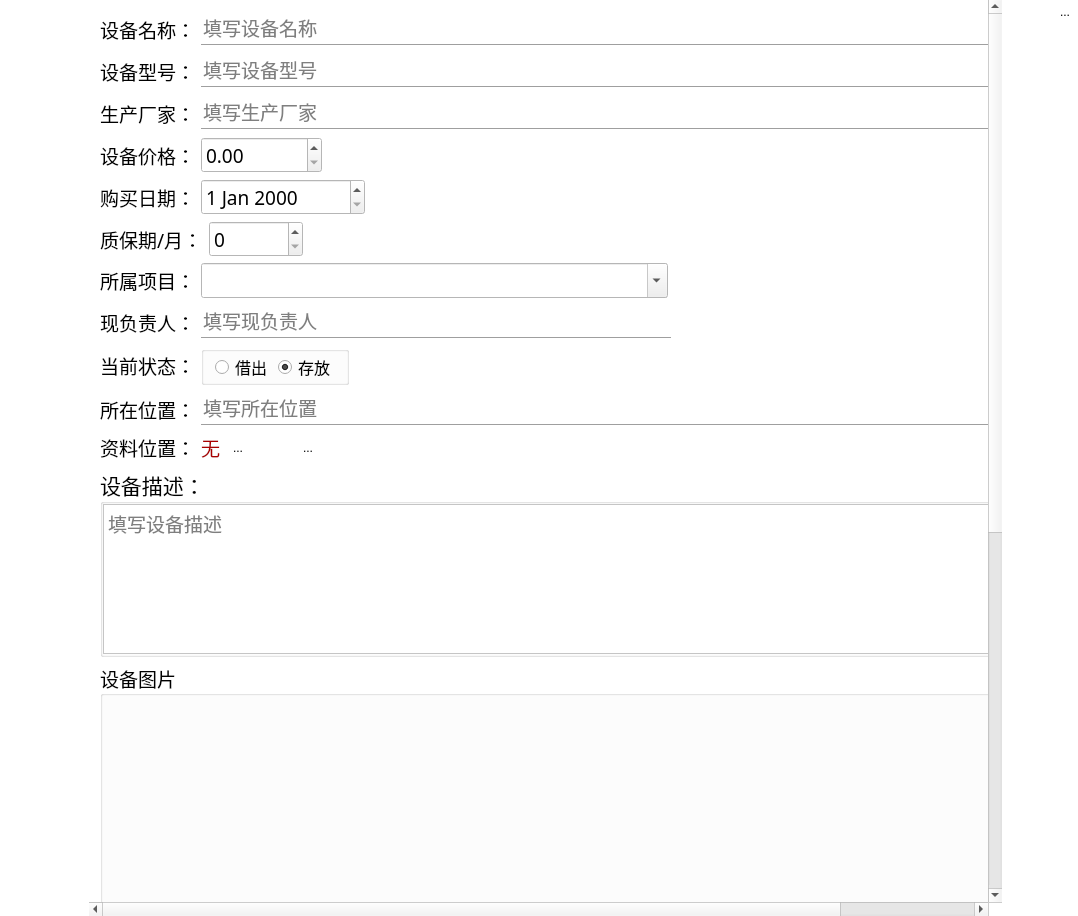
<?xml version="1.0" encoding="UTF-8"?>
<ui version="4.0">
 <class>InstrumentInfo</class>
 <widget class="QDialog" name="InstrumentInfo">
  <property name="geometry">
   <rect>
    <x>0</x>
    <y>0</y>
    <width>1078</width>
    <height>916</height>
   </rect>
  </property>
  <property name="palette">
   <palette>
    <active>
     <colorrole role="Base">
      <brush brushstyle="SolidPattern">
       <color alpha="255">
        <red>255</red>
        <green>255</green>
        <blue>255</blue>
       </color>
      </brush>
     </colorrole>
     <colorrole role="Window">
      <brush brushstyle="SolidPattern">
       <color alpha="0">
        <red>240</red>
        <green>240</green>
        <blue>240</blue>
       </color>
      </brush>
     </colorrole>
    </active>
    <inactive>
     <colorrole role="Base">
      <brush brushstyle="SolidPattern">
       <color alpha="255">
        <red>255</red>
        <green>255</green>
        <blue>255</blue>
       </color>
      </brush>
     </colorrole>
     <colorrole role="Window">
      <brush brushstyle="SolidPattern">
       <color alpha="0">
        <red>240</red>
        <green>240</green>
        <blue>240</blue>
       </color>
      </brush>
     </colorrole>
    </inactive>
    <disabled>
     <colorrole role="Base">
      <brush brushstyle="SolidPattern">
       <color alpha="0">
        <red>240</red>
        <green>240</green>
        <blue>240</blue>
       </color>
      </brush>
     </colorrole>
     <colorrole role="Window">
      <brush brushstyle="SolidPattern">
       <color alpha="0">
        <red>240</red>
        <green>240</green>
        <blue>240</blue>
       </color>
      </brush>
     </colorrole>
    </disabled>
   </palette>
  </property>
  <property name="windowTitle">
   <string>InstrumentInfo</string>
  </property>
  <property name="autoFillBackground">
   <bool>true</bool>
  </property>
  <layout class="QHBoxLayout" name="horizontalLayout_15">
   <property name="spacing">
    <number>0</number>
   </property>
   <property name="leftMargin">
    <number>0</number>
   </property>
   <property name="topMargin">
    <number>0</number>
   </property>
   <property name="rightMargin">
    <number>0</number>
   </property>
   <property name="bottomMargin">
    <number>0</number>
   </property>
   <item>
    <spacer name="horizontalSpacer">
     <property name="orientation">
      <enum>Qt::Horizontal</enum>
     </property>
     <property name="sizeType">
      <enum>QSizePolicy::Fixed</enum>
     </property>
     <property name="sizeHint" stdset="0">
      <size>
       <width>89</width>
       <height>20</height>
      </size>
     </property>
    </spacer>
   </item>
   <item>
    <widget class="QScrollArea" name="scrollArea">
     <property name="palette">
      <palette>
       <active>
        <colorrole role="Base">
         <brush brushstyle="SolidPattern">
          <color alpha="255">
           <red>255</red>
           <green>255</green>
           <blue>255</blue>
          </color>
         </brush>
        </colorrole>
        <colorrole role="Window">
         <brush brushstyle="SolidPattern">
          <color alpha="255">
           <red>255</red>
           <green>255</green>
           <blue>255</blue>
          </color>
         </brush>
        </colorrole>
       </active>
       <inactive>
        <colorrole role="Base">
         <brush brushstyle="SolidPattern">
          <color alpha="255">
           <red>255</red>
           <green>255</green>
           <blue>255</blue>
          </color>
         </brush>
        </colorrole>
        <colorrole role="Window">
         <brush brushstyle="SolidPattern">
          <color alpha="255">
           <red>255</red>
           <green>255</green>
           <blue>255</blue>
          </color>
         </brush>
        </colorrole>
       </inactive>
       <disabled>
        <colorrole role="Base">
         <brush brushstyle="SolidPattern">
          <color alpha="255">
           <red>255</red>
           <green>255</green>
           <blue>255</blue>
          </color>
         </brush>
        </colorrole>
        <colorrole role="Window">
         <brush brushstyle="SolidPattern">
          <color alpha="255">
           <red>255</red>
           <green>255</green>
           <blue>255</blue>
          </color>
         </brush>
        </colorrole>
       </disabled>
      </palette>
     </property>
     <property name="frameShape">
      <enum>QFrame::NoFrame</enum>
     </property>
     <property name="widgetResizable">
      <bool>true</bool>
     </property>
     <widget class="QWidget" name="scrollAreaWidgetContents">
      <property name="geometry">
       <rect>
        <x>0</x>
        <y>0</y>
        <width>1069</width>
        <height>1436</height>
       </rect>
      </property>
      <layout class="QVBoxLayout" name="verticalLayout_5">
       <item>
        <layout class="QHBoxLayout" name="horizontalLayout_3">
         <item>
          <widget class="QLabel" name="label_3">
           <property name="font">
            <font>
             <family>楷体</family>
             <pointsize>14</pointsize>
            </font>
           </property>
           <property name="text">
            <string>设备名称：</string>
           </property>
          </widget>
         </item>
         <item>
          <layout class="QVBoxLayout" name="verticalLayout">
           <property name="spacing">
            <number>0</number>
           </property>
           <item>
            <widget class="QLineEdit" name="InstrumentName">
             <property name="font">
              <font>
               <family>楷体</family>
               <pointsize>14</pointsize>
              </font>
             </property>
             <property name="frame">
              <bool>false</bool>
             </property>
             <property name="placeholderText">
              <string>填写设备名称</string>
             </property>
            </widget>
           </item>
           <item>
            <widget class="Line" name="line">
             <property name="orientation">
              <enum>Qt::Horizontal</enum>
             </property>
            </widget>
           </item>
          </layout>
         </item>
         <item>
          <spacer name="horizontalSpacer_4">
           <property name="orientation">
            <enum>Qt::Horizontal</enum>
           </property>
           <property name="sizeType">
            <enum>QSizePolicy::Fixed</enum>
           </property>
           <property name="sizeHint" stdset="0">
            <size>
             <width>20</width>
             <height>20</height>
            </size>
           </property>
          </spacer>
         </item>
        </layout>
       </item>
       <item>
        <layout class="QHBoxLayout" name="horizontalLayout_4">
         <item>
          <widget class="QLabel" name="label_5">
           <property name="font">
            <font>
             <family>楷体</family>
             <pointsize>14</pointsize>
            </font>
           </property>
           <property name="text">
            <string>设备型号：</string>
           </property>
          </widget>
         </item>
         <item>
          <layout class="QVBoxLayout" name="verticalLayout_2">
           <property name="spacing">
            <number>0</number>
           </property>
           <item>
            <widget class="QLineEdit" name="InstrumentModel">
             <property name="font">
              <font>
               <family>楷体</family>
               <pointsize>14</pointsize>
              </font>
             </property>
             <property name="frame">
              <bool>false</bool>
             </property>
             <property name="placeholderText">
              <string>填写设备型号</string>
             </property>
            </widget>
           </item>
           <item>
            <widget class="Line" name="line_2">
             <property name="orientation">
              <enum>Qt::Horizontal</enum>
             </property>
            </widget>
           </item>
          </layout>
         </item>
         <item>
          <spacer name="horizontalSpacer_16">
           <property name="orientation">
            <enum>Qt::Horizontal</enum>
           </property>
           <property name="sizeType">
            <enum>QSizePolicy::Fixed</enum>
           </property>
           <property name="sizeHint" stdset="0">
            <size>
             <width>20</width>
             <height>20</height>
            </size>
           </property>
          </spacer>
         </item>
        </layout>
       </item>
       <item>
        <layout class="QHBoxLayout" name="horizontalLayout_7">
         <item>
          <widget class="QLabel" name="ImportanceDegreeLabel">
           <property name="font">
            <font>
             <family>楷体</family>
             <pointsize>14</pointsize>
            </font>
           </property>
           <property name="text">
            <string>生产厂家：</string>
           </property>
          </widget>
         </item>
         <item>
          <layout class="QVBoxLayout" name="verticalLayout_4">
           <property name="spacing">
            <number>0</number>
           </property>
           <item>
            <widget class="QLineEdit" name="InstrumentVender">
             <property name="font">
              <font>
               <family>楷体</family>
               <pointsize>14</pointsize>
              </font>
             </property>
             <property name="frame">
              <bool>false</bool>
             </property>
             <property name="placeholderText">
              <string>填写生产厂家</string>
             </property>
            </widget>
           </item>
           <item>
            <widget class="Line" name="line_3">
             <property name="orientation">
              <enum>Qt::Horizontal</enum>
             </property>
            </widget>
           </item>
          </layout>
         </item>
         <item>
          <spacer name="horizontalSpacer_17">
           <property name="orientation">
            <enum>Qt::Horizontal</enum>
           </property>
           <property name="sizeType">
            <enum>QSizePolicy::Fixed</enum>
           </property>
           <property name="sizeHint" stdset="0">
            <size>
             <width>20</width>
             <height>20</height>
            </size>
           </property>
          </spacer>
         </item>
        </layout>
       </item>
       <item>
        <layout class="QHBoxLayout" name="horizontalLayout_5">
         <item>
          <widget class="QLabel" name="label_4">
           <property name="font">
            <font>
             <family>楷体</family>
             <pointsize>14</pointsize>
            </font>
           </property>
           <property name="text">
            <string>设备价格：</string>
           </property>
          </widget>
         </item>
         <item>
          <widget class="QDoubleSpinBox" name="InstrumentPrice">
           <property name="font">
            <font>
             <family>3ds</family>
             <pointsize>14</pointsize>
            </font>
           </property>
           <property name="maximum">
            <double>9999999999.000000000000000</double>
           </property>
          </widget>
         </item>
         <item>
          <spacer name="horizontalSpacer_6">
           <property name="orientation">
            <enum>Qt::Horizontal</enum>
           </property>
           <property name="sizeHint" stdset="0">
            <size>
             <width>40</width>
             <height>20</height>
            </size>
           </property>
          </spacer>
         </item>
        </layout>
       </item>
       <item>
        <layout class="QHBoxLayout" name="horizontalLayout_8">
         <item>
          <widget class="QLabel" name="label_6">
           <property name="font">
            <font>
             <family>楷体</family>
             <pointsize>14</pointsize>
            </font>
           </property>
           <property name="text">
            <string>购买日期：</string>
           </property>
          </widget>
         </item>
         <item>
          <widget class="QDateEdit" name="InstrumentPurchaseTime">
           <property name="minimumSize">
            <size>
             <width>164</width>
             <height>0</height>
            </size>
           </property>
           <property name="font">
            <font>
             <family>3ds</family>
             <pointsize>14</pointsize>
            </font>
           </property>
          </widget>
         </item>
         <item>
          <spacer name="horizontalSpacer_10">
           <property name="orientation">
            <enum>Qt::Horizontal</enum>
           </property>
           <property name="sizeHint" stdset="0">
            <size>
             <width>40</width>
             <height>20</height>
            </size>
           </property>
          </spacer>
         </item>
        </layout>
       </item>
       <item>
        <layout class="QHBoxLayout" name="horizontalLayout_9">
         <item>
          <widget class="QLabel" name="label_7">
           <property name="font">
            <font>
             <family>楷体</family>
             <pointsize>14</pointsize>
            </font>
           </property>
           <property name="text">
            <string>质保期/月：</string>
           </property>
          </widget>
         </item>
         <item>
          <widget class="QSpinBox" name="InstrumentGuaranteePeriod">
           <property name="font">
            <font>
             <family>3ds</family>
             <pointsize>14</pointsize>
            </font>
           </property>
           <property name="maximum">
            <number>1000000000</number>
           </property>
          </widget>
         </item>
         <item>
          <spacer name="horizontalSpacer_11">
           <property name="orientation">
            <enum>Qt::Horizontal</enum>
           </property>
           <property name="sizeHint" stdset="0">
            <size>
             <width>40</width>
             <height>20</height>
            </size>
           </property>
          </spacer>
         </item>
        </layout>
       </item>
       <item>
        <layout class="QHBoxLayout" name="horizontalLayout_16">
         <item>
          <widget class="QLabel" name="label_12">
           <property name="font">
            <font>
             <family>楷体</family>
             <pointsize>14</pointsize>
            </font>
           </property>
           <property name="text">
            <string>所属项目：</string>
           </property>
          </widget>
         </item>
         <item>
          <widget class="QComboBox" name="ProjectTeamCombox">
           <property name="sizePolicy">
            <sizepolicy hsizetype="MinimumExpanding" vsizetype="Fixed">
             <horstretch>0</horstretch>
             <verstretch>0</verstretch>
            </sizepolicy>
           </property>
           <property name="font">
            <font>
             <family>楷体</family>
             <pointsize>14</pointsize>
            </font>
           </property>
           <property name="editable">
            <bool>true</bool>
           </property>
          </widget>
         </item>
         <item>
          <layout class="QVBoxLayout" name="verticalLayout_10">
           <property name="spacing">
            <number>0</number>
           </property>
           <item>
            <widget class="Line" name="line_8">
             <property name="orientation">
              <enum>Qt::Horizontal</enum>
             </property>
            </widget>
           </item>
          </layout>
         </item>
         <item>
          <spacer name="horizontalSpacer_19">
           <property name="orientation">
            <enum>Qt::Horizontal</enum>
           </property>
           <property name="sizeHint" stdset="0">
            <size>
             <width>40</width>
             <height>20</height>
            </size>
           </property>
          </spacer>
         </item>
        </layout>
       </item>
       <item>
        <layout class="QHBoxLayout" name="horizontalLayout_13">
         <item>
          <widget class="QLabel" name="label_11">
           <property name="font">
            <font>
             <family>楷体</family>
             <pointsize>14</pointsize>
            </font>
           </property>
           <property name="text">
            <string>现负责人：</string>
           </property>
          </widget>
         </item>
         <item>
          <layout class="QVBoxLayout" name="verticalLayout_8">
           <property name="spacing">
            <number>0</number>
           </property>
           <item>
            <widget class="QLineEdit" name="InstrumentPresentPersonInCharge">
             <property name="font">
              <font>
               <family>楷体</family>
               <pointsize>14</pointsize>
              </font>
             </property>
             <property name="frame">
              <bool>false</bool>
             </property>
             <property name="placeholderText">
              <string>填写现负责人</string>
             </property>
            </widget>
           </item>
           <item>
            <widget class="Line" name="line_7">
             <property name="orientation">
              <enum>Qt::Horizontal</enum>
             </property>
            </widget>
           </item>
          </layout>
         </item>
         <item>
          <spacer name="horizontalSpacer_15">
           <property name="orientation">
            <enum>Qt::Horizontal</enum>
           </property>
           <property name="sizeHint" stdset="0">
            <size>
             <width>40</width>
             <height>20</height>
            </size>
           </property>
          </spacer>
         </item>
        </layout>
       </item>
       <item>
        <layout class="QHBoxLayout" name="horizontalLayout_10">
         <item>
          <widget class="QLabel" name="label_8">
           <property name="font">
            <font>
             <family>楷体</family>
             <pointsize>14</pointsize>
            </font>
           </property>
           <property name="text">
            <string>当前状态：</string>
           </property>
          </widget>
         </item>
         <item>
          <widget class="QGroupBox" name="groupBox">
           <property name="title">
            <string/>
           </property>
           <layout class="QHBoxLayout" name="horizontalLayout">
            <property name="topMargin">
             <number>0</number>
            </property>
            <property name="bottomMargin">
             <number>0</number>
            </property>
            <item>
             <widget class="QRadioButton" name="LendStatus">
              <property name="font">
               <font>
                <family>楷体</family>
                <pointsize>12</pointsize>
               </font>
              </property>
              <property name="text">
               <string>借出</string>
              </property>
             </widget>
            </item>
            <item>
             <widget class="QRadioButton" name="ReturnStatus">
              <property name="font">
               <font>
                <family>楷体</family>
                <pointsize>12</pointsize>
               </font>
              </property>
              <property name="text">
               <string>存放</string>
              </property>
              <property name="checked">
               <bool>true</bool>
              </property>
             </widget>
            </item>
           </layout>
          </widget>
         </item>
         <item>
          <spacer name="horizontalSpacer_12">
           <property name="orientation">
            <enum>Qt::Horizontal</enum>
           </property>
           <property name="sizeHint" stdset="0">
            <size>
             <width>40</width>
             <height>20</height>
            </size>
           </property>
          </spacer>
         </item>
        </layout>
       </item>
       <item>
        <layout class="QHBoxLayout" name="horizontalLayout_11">
         <item>
          <widget class="QLabel" name="label_9">
           <property name="font">
            <font>
             <family>楷体</family>
             <pointsize>14</pointsize>
            </font>
           </property>
           <property name="text">
            <string>所在位置：</string>
           </property>
          </widget>
         </item>
         <item>
          <layout class="QVBoxLayout" name="verticalLayout_6">
           <property name="spacing">
            <number>0</number>
           </property>
           <item>
            <widget class="QLineEdit" name="InstrumentAddress">
             <property name="font">
              <font>
               <family>楷体</family>
               <pointsize>14</pointsize>
              </font>
             </property>
             <property name="frame">
              <bool>false</bool>
             </property>
             <property name="placeholderText">
              <string>填写所在位置</string>
             </property>
            </widget>
           </item>
           <item>
            <widget class="Line" name="line_5">
             <property name="orientation">
              <enum>Qt::Horizontal</enum>
             </property>
            </widget>
           </item>
          </layout>
         </item>
         <item>
          <spacer name="horizontalSpacer_18">
           <property name="orientation">
            <enum>Qt::Horizontal</enum>
           </property>
           <property name="sizeType">
            <enum>QSizePolicy::Fixed</enum>
           </property>
           <property name="sizeHint" stdset="0">
            <size>
             <width>20</width>
             <height>20</height>
            </size>
           </property>
          </spacer>
         </item>
        </layout>
       </item>
       <item>
        <layout class="QHBoxLayout" name="horizontalLayout_12">
         <item>
          <widget class="QLabel" name="label_10">
           <property name="font">
            <font>
             <family>楷体</family>
             <pointsize>14</pointsize>
            </font>
           </property>
           <property name="text">
            <string>资料位置：</string>
           </property>
          </widget>
         </item>
         <item>
          <widget class="QLabel" name="InstrumentSDKAddress">
           <property name="maximumSize">
            <size>
             <width>800</width>
             <height>16777215</height>
            </size>
           </property>
           <property name="palette">
            <palette>
             <active>
              <colorrole role="WindowText">
               <brush brushstyle="SolidPattern">
                <color alpha="255">
                 <red>170</red>
                 <green>0</green>
                 <blue>0</blue>
                </color>
               </brush>
              </colorrole>
             </active>
             <inactive>
              <colorrole role="WindowText">
               <brush brushstyle="SolidPattern">
                <color alpha="255">
                 <red>170</red>
                 <green>0</green>
                 <blue>0</blue>
                </color>
               </brush>
              </colorrole>
             </inactive>
             <disabled>
              <colorrole role="WindowText">
               <brush brushstyle="SolidPattern">
                <color alpha="255">
                 <red>120</red>
                 <green>120</green>
                 <blue>120</blue>
                </color>
               </brush>
              </colorrole>
             </disabled>
            </palette>
           </property>
           <property name="font">
            <font>
             <family>楷体</family>
             <pointsize>14</pointsize>
            </font>
           </property>
           <property name="text">
            <string>无</string>
           </property>
          </widget>
         </item>
         <item>
          <widget class="QToolButton" name="InstrumentSDKBrowerTB">
           <property name="text">
            <string>...</string>
           </property>
           <property name="icon">
            <iconset resource="../../../UrielQtFramework.qrc">
             <normaloff>:/Mainwindow/Resources/UrielQtFramework/edits.png</normaloff>:/Mainwindow/Resources/UrielQtFramework/edits.png</iconset>
           </property>
           <property name="autoRaise">
            <bool>true</bool>
           </property>
          </widget>
         </item>
         <item>
          <spacer name="horizontalSpacer_14">
           <property name="orientation">
            <enum>Qt::Horizontal</enum>
           </property>
           <property name="sizeType">
            <enum>QSizePolicy::Fixed</enum>
           </property>
           <property name="sizeHint" stdset="0">
            <size>
             <width>40</width>
             <height>20</height>
            </size>
           </property>
          </spacer>
         </item>
         <item>
          <widget class="QToolButton" name="SDKDownLoad">
           <property name="text">
            <string>...</string>
           </property>
           <property name="icon">
            <iconset resource="../../../UrielQtFramework.qrc">
             <normaloff>:/Mainwindow/Resources/UrielQtFramework/download01.png</normaloff>:/Mainwindow/Resources/UrielQtFramework/download01.png</iconset>
           </property>
           <property name="autoRaise">
            <bool>true</bool>
           </property>
          </widget>
         </item>
         <item>
          <spacer name="horizontalSpacer_13">
           <property name="orientation">
            <enum>Qt::Horizontal</enum>
           </property>
           <property name="sizeHint" stdset="0">
            <size>
             <width>40</width>
             <height>20</height>
            </size>
           </property>
          </spacer>
         </item>
        </layout>
       </item>
       <item>
        <widget class="QGroupBox" name="groupBox_3">
         <property name="font">
          <font>
           <family>楷体</family>
           <pointsize>16</pointsize>
          </font>
         </property>
         <property name="title">
          <string>设备描述：</string>
         </property>
         <layout class="QVBoxLayout" name="verticalLayout_7">
          <property name="spacing">
           <number>0</number>
          </property>
          <property name="leftMargin">
           <number>0</number>
          </property>
          <property name="topMargin">
           <number>0</number>
          </property>
          <property name="rightMargin">
           <number>0</number>
          </property>
          <property name="bottomMargin">
           <number>0</number>
          </property>
          <item>
           <widget class="QPlainTextEdit" name="InstrumentDescription">
            <property name="minimumSize">
             <size>
              <width>0</width>
              <height>150</height>
             </size>
            </property>
            <property name="font">
             <font>
              <family>楷体</family>
              <pointsize>14</pointsize>
             </font>
            </property>
            <property name="frameShape">
             <enum>QFrame::StyledPanel</enum>
            </property>
            <property name="placeholderText">
             <string>填写设备描述</string>
            </property>
           </widget>
          </item>
         </layout>
        </widget>
       </item>
       <item>
        <widget class="QGroupBox" name="groupBox_2">
         <property name="minimumSize">
          <size>
           <width>0</width>
           <height>800</height>
          </size>
         </property>
         <property name="font">
          <font>
           <family>楷体</family>
           <pointsize>14</pointsize>
          </font>
         </property>
         <property name="title">
          <string>设备图片</string>
         </property>
         <layout class="QHBoxLayout" name="horizontalLayout_14">
          <property name="spacing">
           <number>0</number>
          </property>
          <property name="leftMargin">
           <number>0</number>
          </property>
          <property name="topMargin">
           <number>0</number>
          </property>
          <property name="rightMargin">
           <number>0</number>
          </property>
          <property name="bottomMargin">
           <number>0</number>
          </property>
          <item>
           <widget class="QLabel" name="InstrumentImage">
            <property name="sizePolicy">
             <sizepolicy hsizetype="MinimumExpanding" vsizetype="Preferred">
              <horstretch>0</horstretch>
              <verstretch>0</verstretch>
             </sizepolicy>
            </property>
            <property name="minimumSize">
             <size>
              <width>1000</width>
              <height>800</height>
             </size>
            </property>
            <property name="text">
             <string/>
            </property>
           </widget>
          </item>
          <item>
           <layout class="QVBoxLayout" name="verticalLayout_9">
            <item>
             <spacer name="verticalSpacer_2">
              <property name="orientation">
               <enum>Qt::Vertical</enum>
              </property>
              <property name="sizeHint" stdset="0">
               <size>
                <width>20</width>
                <height>40</height>
               </size>
              </property>
             </spacer>
            </item>
            <item>
             <widget class="QToolButton" name="ChangeImageTB">
              <property name="maximumSize">
               <size>
                <width>47</width>
                <height>47</height>
               </size>
              </property>
              <property name="autoFillBackground">
               <bool>true</bool>
              </property>
              <property name="text">
               <string>...</string>
              </property>
              <property name="icon">
               <iconset resource="../../../UrielQtFramework.qrc">
                <normaloff>:/Mainwindow/Resources/UrielQtFramework/edits.png</normaloff>:/Mainwindow/Resources/UrielQtFramework/edits.png</iconset>
              </property>
              <property name="iconSize">
               <size>
                <width>40</width>
                <height>40</height>
               </size>
              </property>
              <property name="autoRaise">
               <bool>true</bool>
              </property>
             </widget>
            </item>
            <item>
             <spacer name="verticalSpacer_3">
              <property name="orientation">
               <enum>Qt::Vertical</enum>
              </property>
              <property name="sizeHint" stdset="0">
               <size>
                <width>20</width>
                <height>40</height>
               </size>
              </property>
             </spacer>
            </item>
           </layout>
          </item>
         </layout>
        </widget>
       </item>
       <item>
        <layout class="QHBoxLayout" name="horizontalLayout_6">
         <item>
          <spacer name="horizontalSpacer_7">
           <property name="orientation">
            <enum>Qt::Horizontal</enum>
           </property>
           <property name="sizeHint" stdset="0">
            <size>
             <width>37</width>
             <height>17</height>
            </size>
           </property>
          </spacer>
         </item>
         <item>
          <widget class="QToolButton" name="ConfirmOperation">
           <property name="palette">
            <palette>
             <active>
              <colorrole role="Button">
               <brush brushstyle="SolidPattern">
                <color alpha="255">
                 <red>170</red>
                 <green>255</green>
                 <blue>255</blue>
                </color>
               </brush>
              </colorrole>
             </active>
             <inactive>
              <colorrole role="Button">
               <brush brushstyle="SolidPattern">
                <color alpha="255">
                 <red>170</red>
                 <green>255</green>
                 <blue>255</blue>
                </color>
               </brush>
              </colorrole>
             </inactive>
             <disabled>
              <colorrole role="Button">
               <brush brushstyle="SolidPattern">
                <color alpha="255">
                 <red>170</red>
                 <green>255</green>
                 <blue>255</blue>
                </color>
               </brush>
              </colorrole>
             </disabled>
            </palette>
           </property>
           <property name="font">
            <font>
             <family>楷体</family>
             <pointsize>16</pointsize>
            </font>
           </property>
           <property name="autoFillBackground">
            <bool>true</bool>
           </property>
           <property name="text">
            <string>添加设备</string>
           </property>
           <property name="autoRaise">
            <bool>true</bool>
           </property>
          </widget>
         </item>
         <item>
          <spacer name="horizontalSpacer_8">
           <property name="orientation">
            <enum>Qt::Horizontal</enum>
           </property>
           <property name="sizeHint" stdset="0">
            <size>
             <width>37</width>
             <height>17</height>
            </size>
           </property>
          </spacer>
         </item>
        </layout>
       </item>
       <item>
        <spacer name="verticalSpacer_4">
         <property name="orientation">
          <enum>Qt::Vertical</enum>
         </property>
         <property name="sizeHint" stdset="0">
          <size>
           <width>20</width>
           <height>40</height>
          </size>
         </property>
        </spacer>
       </item>
      </layout>
     </widget>
    </widget>
   </item>
   <item>
    <spacer name="horizontalSpacer_2">
     <property name="orientation">
      <enum>Qt::Horizontal</enum>
     </property>
     <property name="sizeType">
      <enum>QSizePolicy::Fixed</enum>
     </property>
     <property name="sizeHint" stdset="0">
      <size>
       <width>50</width>
       <height>20</height>
      </size>
     </property>
    </spacer>
   </item>
   <item>
    <widget class="QFrame" name="frame">
     <property name="minimumSize">
      <size>
       <width>0</width>
       <height>0</height>
      </size>
     </property>
     <property name="frameShape">
      <enum>QFrame::StyledPanel</enum>
     </property>
     <property name="frameShadow">
      <enum>QFrame::Raised</enum>
     </property>
     <layout class="QVBoxLayout" name="verticalLayout_3">
      <property name="spacing">
       <number>0</number>
      </property>
      <property name="leftMargin">
       <number>0</number>
      </property>
      <property name="topMargin">
       <number>0</number>
      </property>
      <property name="rightMargin">
       <number>0</number>
      </property>
      <property name="bottomMargin">
       <number>0</number>
      </property>
      <item>
       <widget class="QToolButton" name="AppClose">
        <property name="text">
         <string>...</string>
        </property>
        <property name="icon">
         <iconset resource="../../../UrielQtFramework.qrc">
          <normaloff>:/Mainwindow/Resources/UrielQtFramework/close.png</normaloff>:/Mainwindow/Resources/UrielQtFramework/close.png</iconset>
        </property>
        <property name="iconSize">
         <size>
          <width>30</width>
          <height>30</height>
         </size>
        </property>
        <property name="autoRaise">
         <bool>true</bool>
        </property>
       </widget>
      </item>
      <item>
       <spacer name="verticalSpacer">
        <property name="orientation">
         <enum>Qt::Vertical</enum>
        </property>
        <property name="sizeHint" stdset="0">
         <size>
          <width>20</width>
          <height>572</height>
         </size>
        </property>
       </spacer>
      </item>
     </layout>
    </widget>
   </item>
  </layout>
 </widget>
 <layoutdefault spacing="6" margin="11"/>
 <resources>
  <include location="../../../UrielQtFramework.qrc"/>
 </resources>
 <connections/>
</ui>
